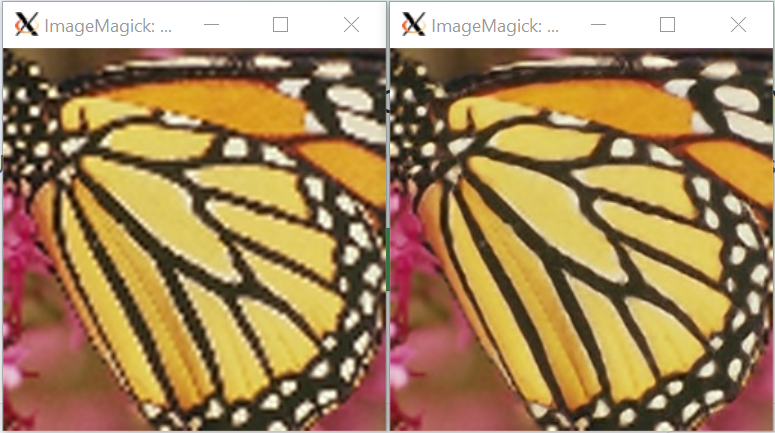
#> input picture comp1.png, 775 x 433 px, given in place of baboon.bmp, which was not available
$ jupyter execute --allow-errors srcnn-valid-conv.ipynb   (text cells are left out)
#> lines starting #> are read from the running program, lines starting #| are printed output that depends on the picture; pictures that were not available may be replaced by others from this repository, and a replacement may not be noted
[cell 1]
import numpy as np
import os
import cv2
import tensorflow as tf
import matplotlib.pyplot as plt
from PIL import Image

print(tf.__version__)

[cell 2]
def compute_psnr(gold, test):
    diff = gold.astype('float') - test.astype('float')
    diff = diff ** 2.0
    diff = diff.flatten('C')
    denom = np.sqrt(np.mean(diff))
    return 20 * np.log10(255.0 / denom)

def compute_psnr_keras(gold, test):
    denom = tf.keras.backend.mean( tf.keras.backend.square(gold - test) )
    return 20* tf.keras.backend.log(255.0 /denom)

[cell 3]
def blur_half_downscale(image):
    t0 = cv2.GaussianBlur(image, ksize=(5, 5), sigmaX=0.7)
    t1 = t0[::2, ::2, :]
    return t1

[cell 4]
def bilinterp_upscale(image, scale):
    m, n, c = image.shape

    f = (1./scale) * np.convolve(np.ones((scale, )), np.ones((scale, )))
    f = np.expand_dims(f, axis=0) # Making it (1, (2*scale)-1)-shaped
    filt = f.T * f
    print(filt)
    print(filt.shape)
    print(f)
    new_image = np.zeros((m*scale, n*scale, c))
    new_image[::scale, ::scale, :] = image
    new_image = cv2.filter2D(new_image, -1, filt)
    return new_image

[cell 5]
im0 = cv2.imread('./dataset/Test/Set14/baboon.bmp')[..., ::-1].astype(float)
#im1 = im0
im1 = blur_half_downscale(im0)
im1 = blur_half_downscale(im1)
#> in blur_half_downscale (call 2), `t1 = t0[::2, ::2, :]`:
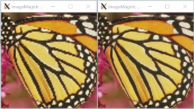
#> t1: shape (109, 194, 3) float64; mean R, G, B 163.9, 134.8, 94.3
im1 = cv2.cvtColor(im1.astype(np.uint8), cv2.COLOR_BGR2RGB)
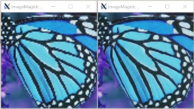
#> im1: shape (109, 194, 3); mean R, G, B 93.8, 134.3, 163.3
cv2.imwrite("baboon_down4.bmp", im1)
#> Out = True

[cell 6]
# upscale by 4x using bilinear interpolation and check the PSNR
im2 = bilinterp_upscale(im1, scale=4)
#> in bilinterp_upscale, `new_image[::scale, ::scale, :] = image`:
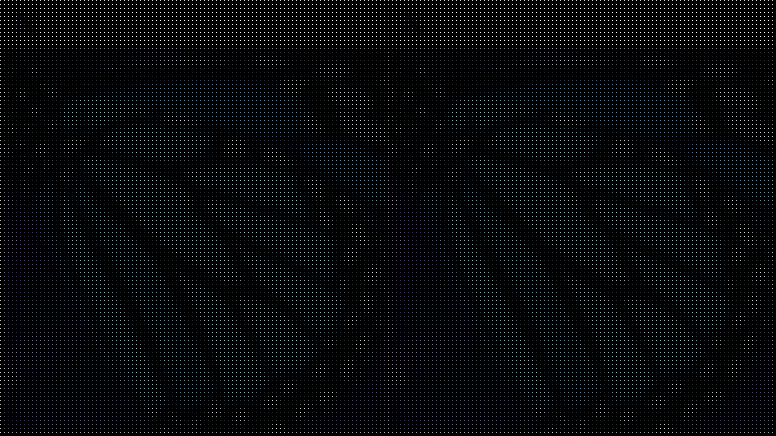
#> new_image: shape (436, 776, 3) float64; mean R, G, B 5.9, 8.4, 10.2
#> in bilinterp_upscale, `new_image = cv2.filter2D(new_image, -1, filt)`:
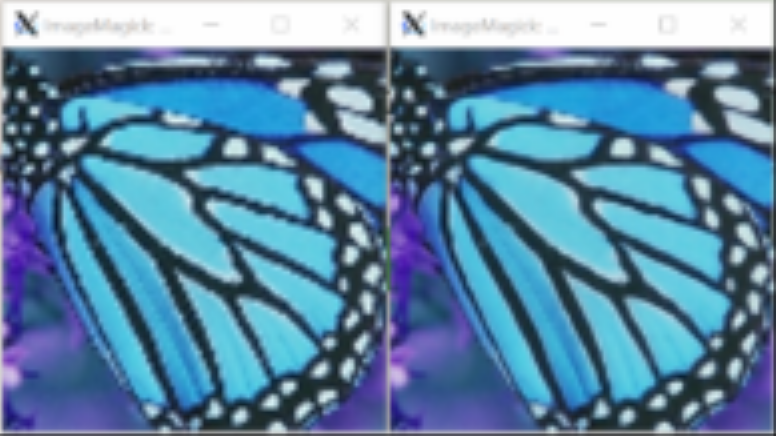
#> new_image: shape (436, 776, 3) float64; mean R, G, B 92.8, 133.3, 162.4
cv2.imwrite("baboon_bilinear_up4.bmp", im2)
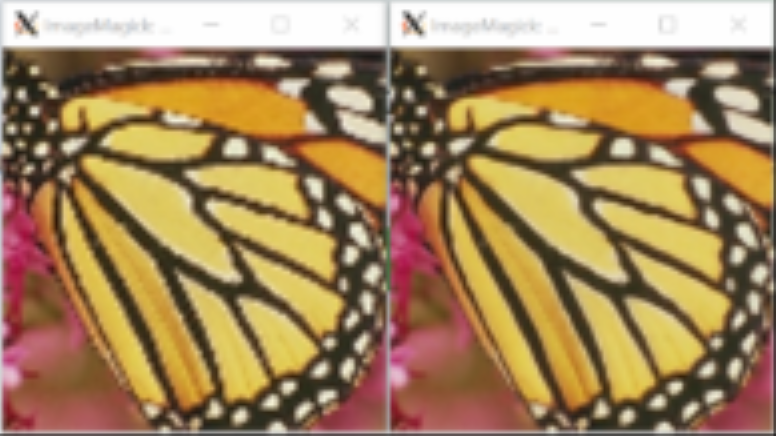
#> saved as baboon_bilinear_up4.bmp: shape (436, 776, 3); mean B, G, R 92.8, 133.3, 162.4
#> Out = True

[cell 7]
print("im0.shape : ", im0.shape)
#| im0.shape :  (433, 775, 3)
print("im1.shape : ", im1.shape)
#| im1.shape :  (109, 194, 3)
print("im2.shape : ", im2.shape)
#| im2.shape :  (436, 776, 3)
#> (the rest of this cell did not finish here and is left out)

[cell 8]
def train_data_preprocess(scale=3, path="./dataset/Train/" ):
    """ https://github.com/MarkPrecursor/SRCNN-keras/blob/master/prepare_data.py
    """
#> called with scale = 3, path = './dataset/Train/'
    patch_size = 33
    scale = 3
    stride = 14
    g = 6 # guard on either side = 33-21/2 = 6

    names = os.listdir(path)
    names = sorted(names)
    nums = names.__len__()

    print("nums : ", nums)
    #print("names : ", names)

    X_train, Y_train = [], []

    for i in range(nums):
        name = path + names[i]
        hr_img = cv2.imread(name, cv2.IMREAD_COLOR)
#> hr_img is the input picture: shape (433, 775, 3); mean B, G, R 93.6, 134.4, 163.7
        shape = hr_img.shape
#> shape = (433, 775, 3)

        hr_img = cv2.cvtColor(hr_img, cv2.COLOR_BGR2YCrCb)
#> hr_img: shape (433, 775, 3); mean of channels 0, 1, 2 138.5, 145.9, 102.7
        hr_img = hr_img[0:hr_img.shape[0]-np.remainder(hr_img.shape[0],scale),
                        0:hr_img.shape[1]-np.remainder(hr_img.shape[1],scale),
                        0]
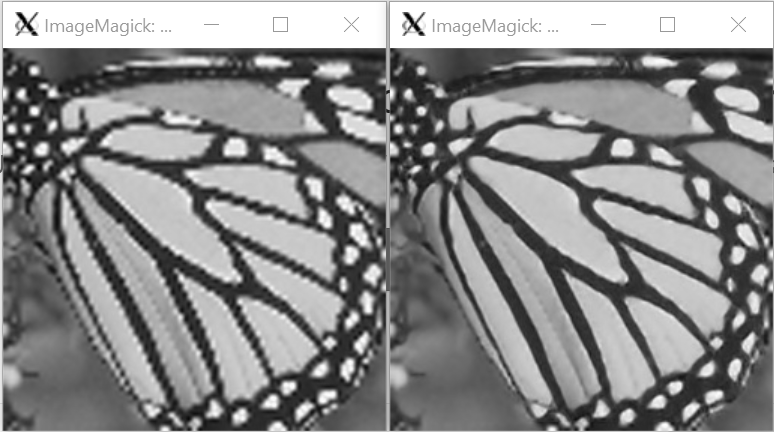
#> hr_img: shape (432, 774); min 0, max 255, mean 138.3

        # two resize operation to produce training data and labels
        lr_img = cv2.resize(hr_img, None, fx=1/scale, fy=1/scale, interpolation = cv2.INTER_CUBIC)
        lr_img = cv2.resize(lr_img, None, fx=scale,   fy=scale,   interpolation = cv2.INTER_CUBIC)
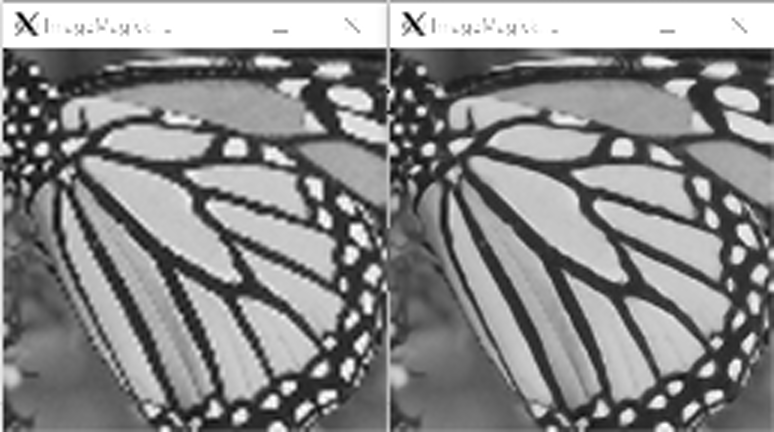
#> lr_img: shape (432, 774); min 0, max 255, mean 137.7
        v, h = hr_img.shape
#> v = 432; h = 774


        if True: # ordered
            for x in range(0, v - patch_size, stride):
                for y in range(0, h - patch_size,stride):
                    lr_patch = lr_img[x    : x + patch_size,     y     : y + patch_size].astype('double') / 255.0
                    hr_patch = hr_img[x + g: x + patch_size - g, y + g : y + patch_size - g].astype('double') / 255.0

                    X_train.append(lr_patch)
                    Y_train.append(hr_patch)
#> after the loop, X_train = 1537 items; Y_train = 1537 items
        else: # random
            num_patches = 100
            x = np.random.randint(0, hr_img.shape[0] - patch_size, num_patches)
            y = np.random.randint(0, hr_img.shape[1] - patch_size, num_patches)
            for n in range(num_patches):
                lr_patch = lr_img[x[n] : x[n] + patch_size, y[n] : y[n] + patch_size].astype('double') / 255.0
                hr_patch = hr_img[x[n] : x[n] + patch_size, y[n] : y[n] + patch_size].astype('double') / 255.0

                X_train.append(lr_patch)
                Y_train.append(hr_patch)

    X_train = np.array(X_train)
    Y_train = np.array(Y_train)
    return X_train, Y_train

[cell 9]
#X_train, Y_train = load_train(image_size=32, stride=14, scale=3)
scale=3
X_train, Y_train = train_data_preprocess(scale, path="./dataset/Train/")
X_val, Y_val     = train_data_preprocess(scale, path="./dataset/Test/Set5/")

[cell 10]
print(X_train.shape, Y_train.shape)
#| (1537, 33, 33) (1537, 21, 21)
print(X_val.shape, Y_val.shape)
#| (1537, 33, 33) (1537, 21, 21)

[cell 11]
idx = 37
plt.imshow(X_train[idx])
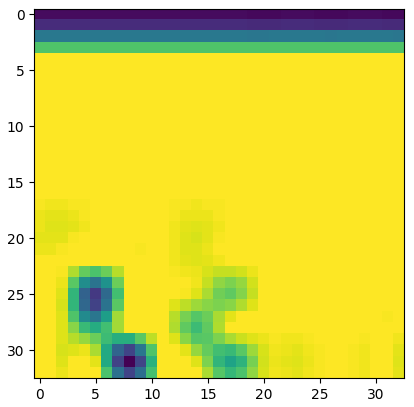
#> figure drawn by matplotlib, 1 panel

[cell 12]
plt.imshow(Y_train[idx])
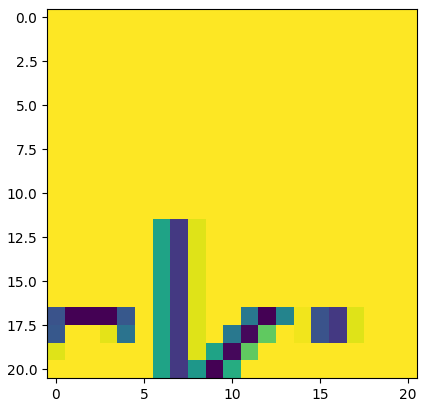
#> figure drawn by matplotlib, 1 panel

[cell 13]
def create_model(learningRate=0.0003, hiddenSize=1, dim=33, modelName='srcnn'):
    # input data dimension is 33
    # label dimension is 21

    inputs = tf.keras.Input(shape=(dim,dim,1))
    x = tf.keras.layers.Conv2D(filters=64, kernel_size=9, padding='valid', activation='relu')(inputs)
    # input  shape: 33, 33, 1
    # output shape: 25, 25, 64
    # parameters: weights=(9*9*3)*64 , biases=64

    x = tf.keras.layers.Conv2D(filters=32, kernel_size=hiddenSize, padding='same', activation='relu')(x)
    # input  shape: 33, 3, 64
    # output shape: 25, 25, 32
    # parameters: weights=(1*1*64)*32 , biases=32

    outputs = tf.keras.layers.Conv2D(filters=1, kernel_size=5, padding='valid')(x)
    # input  shape: 25, 25, 32
    # output shape: 21, 21, 1
    # parameters: weights=(1*1*64)*32 , biases=32

    model = tf.keras.Model(inputs=inputs, outputs=outputs, name=modelName)

    model.compile(optimizer= tf.keras.optimizers.Adam(learning_rate=learningRate),
                  loss=tf.keras.losses.MeanSquaredError(),
                  #metrics=[compute_psnr_keras],
                  metrics=['mse'])
    return model

#> (the rest of this cell did not finish here and is left out)

#> (a cell that did not finish here is left out)

[cell 15]
import tensorboard
import os
from datetime import datetime
print(tensorboard.__version__)
logdir="logs/fit/" + datetime.now().strftime("%Y%m%d-%H%M%S")
#> (the rest of this cell did not finish here and is left out)

#> (a cell that did not finish here is left out)

#> (a cell that did not finish here is left out)

model_test.load_weights(os.path.join('./metric_mse','srcnn_915_lr0.0001_epochs300-400.h5') )

[cell 18]
def test_data_preprocess(scale=3, dirname = "./dataset/Test/Set14c/" ):
#> called with scale = 3, dirname = './dataset/Train/'
    dir_list = os.listdir(dirname)
    psnr_bicubic, psnr_srcnn, psnr_delta = [], [], []
    for f in dir_list:
        fileName = f.split(".")[0]

        if False: # black n white
            img = cv2.cvtColor(cv2.imread(os.path.join(dirname,f)),cv2.COLOR_BGR2GRAY)
            img = img[0:img.shape[0]-np.remainder(img.shape[0],scale),
                      0:img.shape[1]-np.remainder(img.shape[1],scale), :]
            downscaled = cv2.resize(img, None, fx=1/scale, fy=1/scale, interpolation=cv2.INTER_LINEAR)

            upscaled   = cv2.resize(downscaled, None, fx=scale/1, fy=scale/1, interpolation=cv2.INTER_LINEAR)
            cv2.imwrite("./result/"+fileName+"_bw_bicubic.jpg", upscaled)

            predicted = model_test.predict( upscaled.reshape(1,upscaled.shape[0],upscaled.shape[1],1))*255.0
            cv2.imwrite("./result/"+fileName+"_bw_srcnn.jpg", predicted[0,:, :, 0])

            psnrBicubic = compute_psnr(img, upscaled)
            psnrSrcnn   = compute_psnr(img, predicted)
            psnrDelta   = psnrSrcnn - psnrBicubic
            psnr_bicubic.append(psnrBicubic)
            psnr_srcnn.append(psnrSrcnn)
            psnr_delta.append(psnrDelta)
            #print("RGB:%s - bicubic:%f  srcnn:%f  delta:%f"%(f, psnr_bicubic, psnr_srcnn, psnr_delta))

        else: # color
            orig_img = cv2.cvtColor(cv2.imread(os.path.join(dirname,f)),cv2.COLOR_BGR2YCrCb)
            orig_img = orig_img[0:orig_img.shape[0]-np.remainder(orig_img.shape[0],scale),
                                0:orig_img.shape[1]-np.remainder(orig_img.shape[1],scale), :]
#> orig_img: shape (432, 774, 3); mean of channels 0, 1, 2 138.3, 146, 102.6

            downscaled = cv2.resize(orig_img, None, fx=1/scale, fy=1/scale, interpolation=cv2.INTER_CUBIC)
#> downscaled: shape (144, 258, 3); mean of channels 0, 1, 2 137.9, 146.1, 102.5
            upscaled   = cv2.resize(downscaled, None, fx=scale/1, fy=scale/1, interpolation=cv2.INTER_CUBIC)
#> upscaled: shape (432, 774, 3); mean of channels 0, 1, 2 137.7, 146.1, 102.5

            im = cv2.cvtColor(upscaled, cv2.COLOR_YCrCb2BGR)
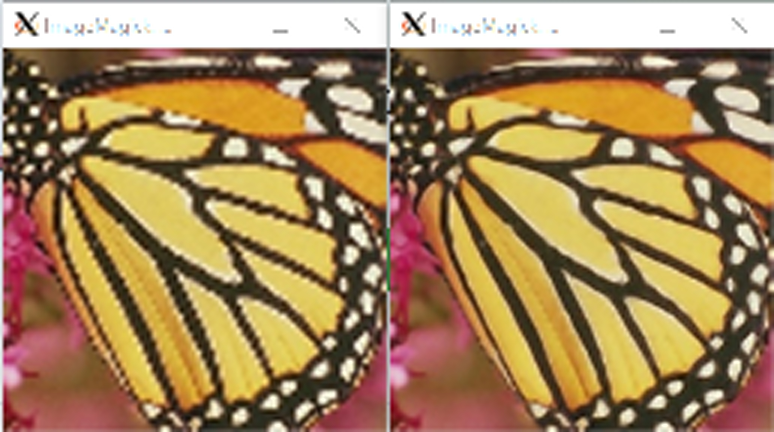
#> im: shape (432, 774, 3); mean B, G, R 92.6, 133.5, 163.1
            cv2.imwrite("./result/"+fileName+"_bicubic.jpg", im)

            img = upscaled
            for i in range(1):
                ifm = upscaled[:,:,i].astype(float)/255.0
                predicted = model_test.predict( ifm.reshape(1,ifm.shape[0],ifm.shape[1],1)) * 255.0
                predicted[predicted[:] > 255] = 255
                predicted[predicted[:] < 0] = 0
                img[6:-6,6:-6,i] = predicted[0,:, :, 0].astype(np.uint8)

            img = cv2.cvtColor(img, cv2.COLOR_YCrCb2BGR)
            cv2.imwrite("./result/"+fileName+"_srcnn.jpg", img)

            im_orig    = cv2.imread(os.path.join(dirname,f), cv2.IMREAD_COLOR)
            im_orig    = cv2.cvtColor(im_orig, cv2.COLOR_BGR2YCrCb)[6: -6, 6: -6, 0]
            im_bicubic = cv2.imread("./result/"+fileName+"_bicubic.jpg", cv2.IMREAD_COLOR)
            im_bicubic = cv2.cvtColor(im_bicubic, cv2.COLOR_BGR2YCrCb)[6: -6, 6: -6, 0]
            im_srcnn   = cv2.imread("./result/"+fileName+"_srcnn.jpg", cv2.IMREAD_COLOR)
            im_srcnn   = cv2.cvtColor(im_srcnn, cv2.COLOR_BGR2YCrCb)[6: -6, 6: -6, 0]
            im_orig = im_orig[:im_bicubic.shape[0], :im_bicubic.shape[1]]

            psnrBicubic = compute_psnr(im_orig, im_bicubic)
            psnrSrcnn   = compute_psnr(im_orig, im_srcnn)
            psnrDelta   = psnrSrcnn - psnrBicubic
            psnr_bicubic.append(psnrBicubic)
            psnr_srcnn.append(psnrSrcnn)
            psnr_delta.append(psnrDelta)
            #print("RGB:%s - bicubic:%f  srcnn:%f  delta:%f"%(f, psnr_bicubic, psnr_srcnn, psnr_delta))

    return psnr_bicubic, psnr_srcnn, psnr_delta

print("---------train set---------")
#> (the rest of this cell did not finish here and is left out)

$ run again, on comp2.png
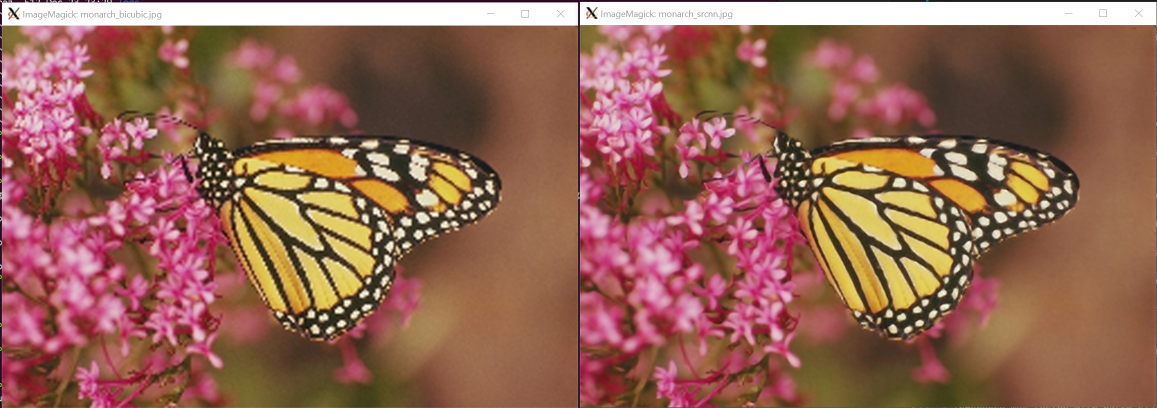
#> input picture comp2.png, 2314 x 816 px, given in place of baboon.bmp, which was not available (shown at 1/2 size)
#> t0: shape (408, 1157, 3) float64
#> t1: shape (204, 579, 3) float64
#> `cv2.imwrite("baboon_down4.bmp", im1)`: Out = True
#| im0.shape :  (816, 2314, 3)
#| im1.shape :  (204, 579, 3)
#| im2.shape :  (816, 2316, 3)
#> in train_data_preprocess, hr_img is the input picture: shape (816, 2314, 3); mean B, G, R 84.6, 101.2, 148.6
#> in train_data_preprocess, `lr_img = cv2.resize(hr_img, None, fx=1/scale, fy=1/scale, interpolatio..`:
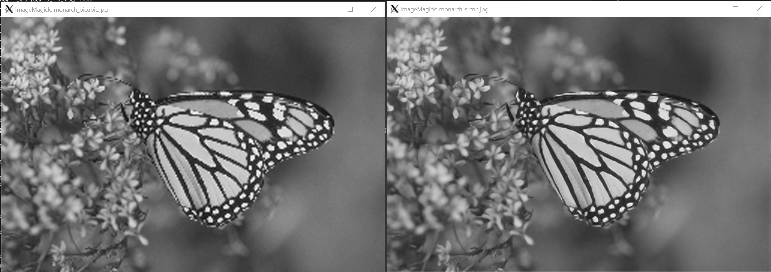
#> lr_img: shape (272, 771); min 0, max 255, mean 113.6
#> after the loop in train_data_preprocess, `for x in range(0, v - patch_size, stride):`: X_train = 9128 items
#| (9128, 33, 33) (9128, 21, 21)
#| (9128, 33, 33) (9128, 21, 21)
#> `[cell 12] plt.imshow(Y_train[idx])`:
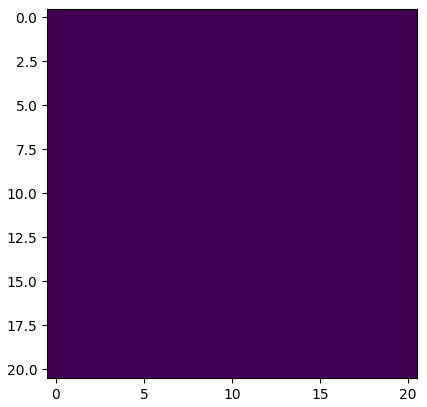
#> figure drawn by matplotlib, 1 panel
#> orig_img: shape (816, 2313, 3); mean of channels 0, 1, 2 113.5, 153.1, 111.7
#> downscaled: shape (272, 771, 3); mean of channels 0, 1, 2 113.6, 153.1, 111.7
#> upscaled: shape (816, 2313, 3); mean of channels 0, 1, 2 113.6, 153.1, 111.7

$ run again, on comp3.png
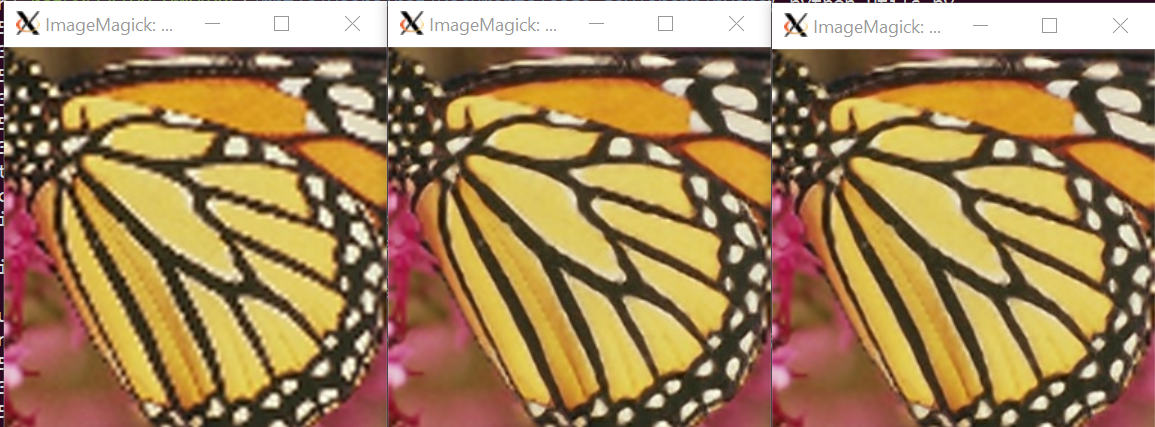
#> input picture comp3.png, 1155 x 427 px, given in place of baboon.bmp, which was not available
#> t0: shape (214, 578, 3) float64
#> t1: shape (107, 289, 3) float64
#> `cv2.imwrite("baboon_down4.bmp", im1)`: Out = True
#| im0.shape :  (427, 1155, 3)
#| im1.shape :  (107, 289, 3)
#| im2.shape :  (428, 1156, 3)
#> in train_data_preprocess, hr_img is the input picture: shape (427, 1155, 3); mean B, G, R 91.5, 132.9, 162.6
#> after the loop in train_data_preprocess, `for x in range(0, v - patch_size, stride):`: X_train = 2349 items
#| (2349, 33, 33) (2349, 21, 21)
#| (2349, 33, 33) (2349, 21, 21)
#> orig_img: shape (426, 1155, 3); mean of channels 0, 1, 2 137.2, 146.2, 102.3
#> downscaled: shape (142, 385, 3); mean of channels 0, 1, 2 137.7, 146.2, 102.3
#> upscaled: shape (426, 1155, 3); mean of channels 0, 1, 2 137.6, 146.2, 102.3
#> in test_data_preprocess, `im = cv2.cvtColor(upscaled, cv2.COLOR_YCrCb2BGR)`:
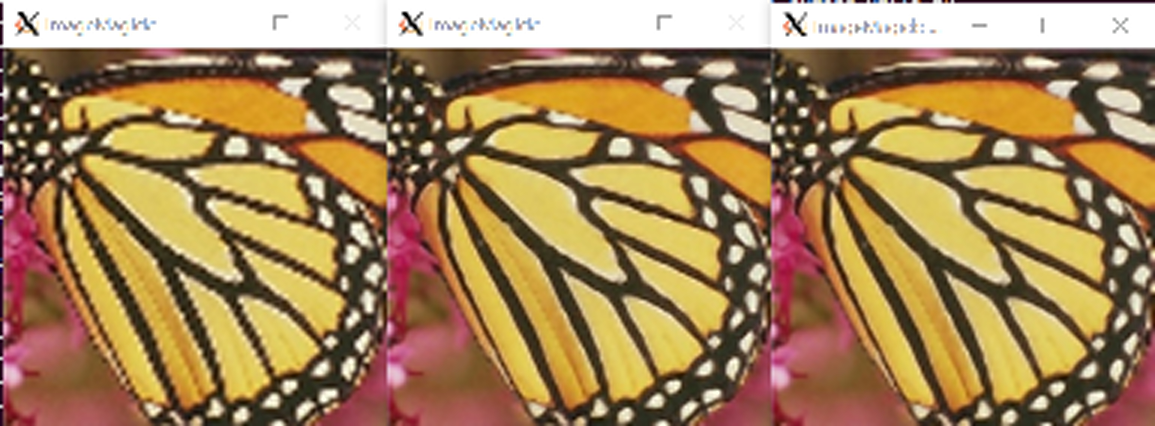
#> im: shape (426, 1155, 3); mean B, G, R 91.9, 133.4, 163.2
